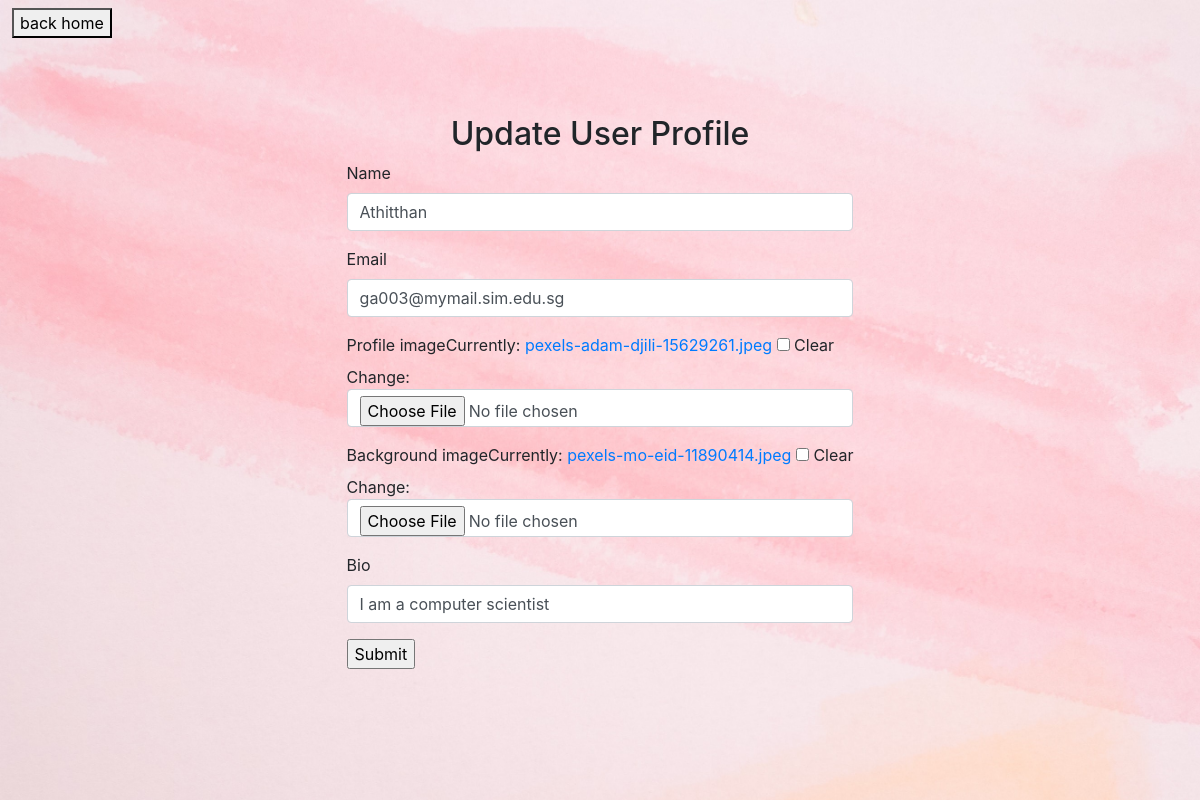
/update_user_profile/1 (signed in), run on the app's committed database.
### mysocialapp/models.py (models this page shows, shortened)
class AppUser(models.Model):
    CATEGORY_CHOICES = (
        ("patient", "patient"),
        ("volunteer", "volunteer"),
    )
    user = models.OneToOneField(User, on_delete=models.CASCADE)
    name = models.CharField(max_length=255, null=False, blank=False)
    email = models.EmailField(null=True, blank=True)
    profile_image = models.ImageField(null=True, blank=True)
    background_image = models.ImageField(null=True, blank=True)
    bio = models.CharField(max_length=255, null=True, blank=True)
    group = models.CharField(
        max_length=20, null=False, blank=False, choices=CATEGORY_CHOICES
    )

### mysocialapp/views.py (the view, shortened to what this page needs)
# urls.py: path('update_user_profile/<int:pk>',login_required(login_url="../")(views.UserProfileUpdate.as_view()),name='updateProfile'),
class UserProfileUpdate(UpdateView):
    model = AppUser
    fields = ["name", "email", "profile_image", "background_image", "bio"]
    template_name = "screens/update_user_profile.html"

### mysocialapp/templates/screens/update_user_profile.html (shortened to what this page needs)
{% load bootstrap4 %}
<html lang="en">
  <head>
    <link rel="stylesheet" href="../../static/css/css.css" />
  </head>
  <body>
    <a style="position: absolute;left: 1vw;top: 1vh;" href="../profile"><button>back home</button></a>
    <div id="edituser_container">
      <h2>Update User Profile</h2>
      <form method="post" class="form" enctype="multipart/form-data">
        {% bootstrap_css %}
        {% bootstrap_form form %}
        <input type="submit" value="Submit" />
      </form>
    </div>
  </body>
</html>

### mysocialapp/static/css/css.css (style rules this page uses)
body { background-color: aliceblue; }
#edituser_container { display: flex; flex-direction: column; width: 100vw; height: 100vh; align-items: center; justify-content: center; background-image: url("../assets/annie-spratt-zA7I5BtFbvw-unsplash.jpeg"); background-size: cover; }

### data on the page
AppUser: name "Athitthan", email "ga003@mymail.sim.edu.sg", bio "I am a computer scientist"
